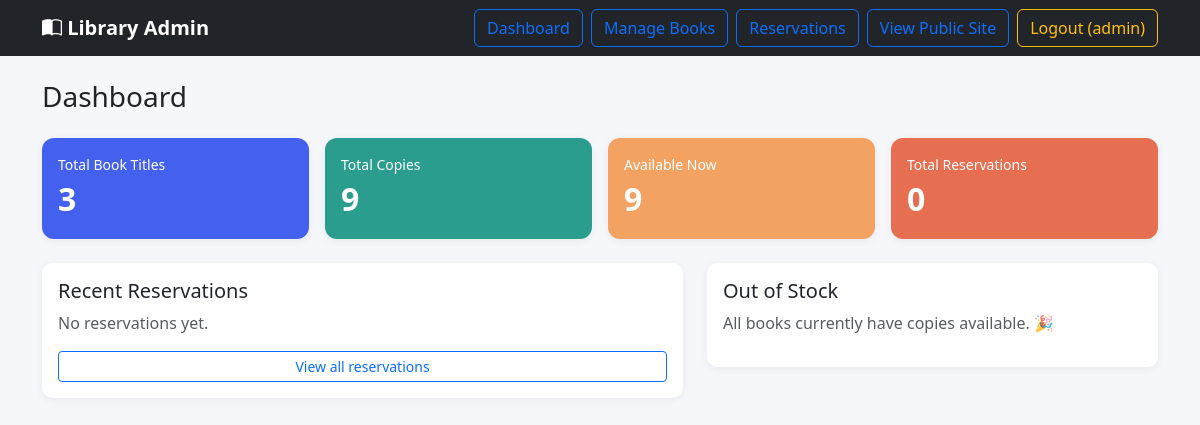
Page /admin/dashboard.php (signed in) on the earlier database version.
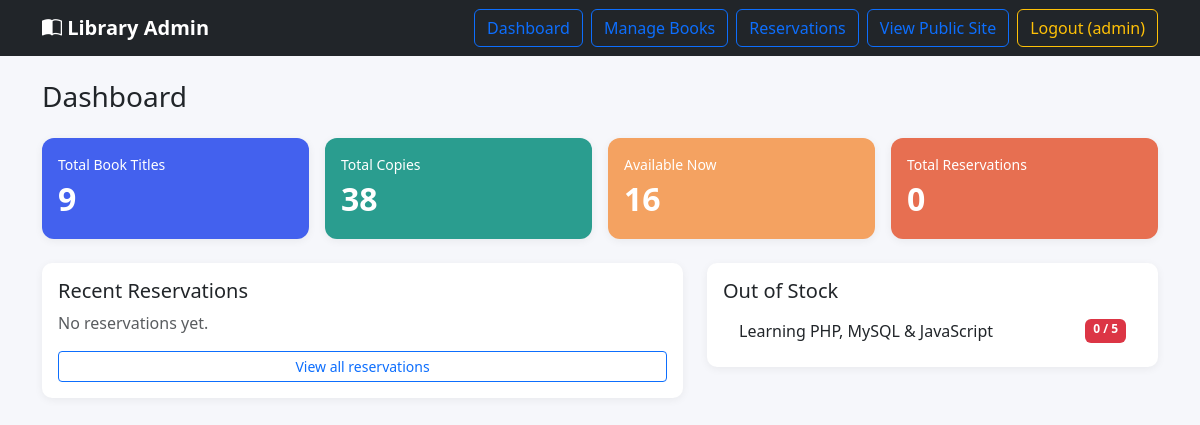
Same page on the later database version.
### tables this page shows
CREATE TABLE IF NOT EXISTS books (
    id INT AUTO_INCREMENT PRIMARY KEY,
    title VARCHAR(150) NOT NULL,
    author VARCHAR(100) NOT NULL,
    isbn VARCHAR(20) NOT NULL UNIQUE,
    genre VARCHAR(50) NOT NULL,
    total_copies INT NOT NULL DEFAULT 1,
    available_copies INT NOT NULL DEFAULT 1,
    cover_image VARCHAR(255) DEFAULT NULL,
    created_at TIMESTAMP DEFAULT CURRENT_TIMESTAMP
);

### includes/functions.php (called while the page is built, shortened)
<?php
function e($string) {
    return htmlspecialchars($string ?? '', ENT_QUOTES, 'UTF-8');
}

### admin/dashboard.php (the view, shortened to what this page needs)
<?php
require_once __DIR__ . '/../config/db.php';
require_once __DIR__ . '/../includes/functions.php';
$totalBooks     = $conn->query('SELECT COUNT(*) AS c FROM books')->fetch_assoc()['c'];
$totalCopies    = $conn->query('SELECT COALESCE(SUM(total_copies),0) AS c FROM books')->fetch_assoc()['c'];
$availableCopies = $conn->query('SELECT COALESCE(SUM(available_copies),0) AS c FROM books')->fetch_assoc()['c'];
$totalReservations = $conn->query('SELECT COUNT(*) AS c FROM reservations')->fetch_assoc()['c'];
$recent = $conn->query(
    'SELECT r.id, r.student_name, r.request_date, r.return_date, b.title
     FROM reservations r
     JOIN books b ON b.id = r.book_id
     ORDER BY r.created_at DESC LIMIT 5'
);
$lowStock = $conn->query('SELECT title, total_copies FROM books WHERE available_copies = 0');
require_once __DIR__ . '/../includes/header.php';
require_once __DIR__ . '/../includes/navbar_admin.php';
?>
<div class="container">
    <h3 class="mb-4">Dashboard</h3>
    <div class="row g-3 mb-4">
        <div class="col-md-3 col-sm-6">
            <div class="card stat-card p-3" style="background:#4361ee;">
                <div class="small">Total Book Titles</div>
                <div class="fs-2 fw-bold"><?php echo (int)$totalBooks; ?></div>
            </div>
        </div>
        <div class="col-md-3 col-sm-6">
            <div class="card stat-card p-3" style="background:#2a9d8f;">
                <div class="small">Total Copies</div>
                <div class="fs-2 fw-bold"><?php echo (int)$totalCopies; ?></div>
            </div>
        </div>
        <div class="col-md-3 col-sm-6">
            <div class="card stat-card p-3" style="background:#f4a261;">
                <div class="small">Available Now</div>
                <div class="fs-2 fw-bold"><?php echo (int)$availableCopies; ?></div>
            </div>
        </div>
        <div class="col-md-3 col-sm-6">
            <div class="card stat-card p-3" style="background:#e76f51;">
                <div class="small">Total Reservations</div>
                <div class="fs-2 fw-bold"><?php echo (int)$totalReservations; ?></div>
            </div>
        </div>
    </div>
    <div class="row g-4">
        <div class="col-md-7">
            <div class="card p-3">
                <h5>Recent Reservations</h5>
                <?php if ($recent->num_rows === 0): ?>
                    <p class="text-muted">No reservations yet.</p>
                <?php endif; ?>
                <a href="reservations.php" class="btn btn-sm btn-outline-primary">View all reservations</a>
            </div>
        </div>
        <div class="col-md-5">
            <div class="card p-3">
                <h5>Out of Stock</h5>
                <?php if ($lowStock->num_rows === 0): ?>
                    <p class="text-muted">All books currently have copies available. 🎉</p>
                <?php else: ?>
                    <ul class="list-group list-group-flush">
                    <?php while ($row = $lowStock->fetch_assoc()): ?>
                        <li class="list-group-item d-flex justify-content-between">
                            <?php echo e($row['title']); ?>
                            <span class="badge bg-danger">0 / <?php echo (int)$row['total_copies']; ?></span>
                        </li>
                    <?php endwhile; ?>
                    </ul>
                <?php endif; ?>
            </div>
        </div>
    </div>
</div>

Differences in the rows shown:
added books: title "Learning PHP, MySQL & JavaScript", total_copies "5"
Other differences:
$totalBooks: "3" → "9"
$totalCopies: "9" → "38"
$availableCopies: "9" → "16"
text no longer shown: "All books currently have copies available. 🎉"
